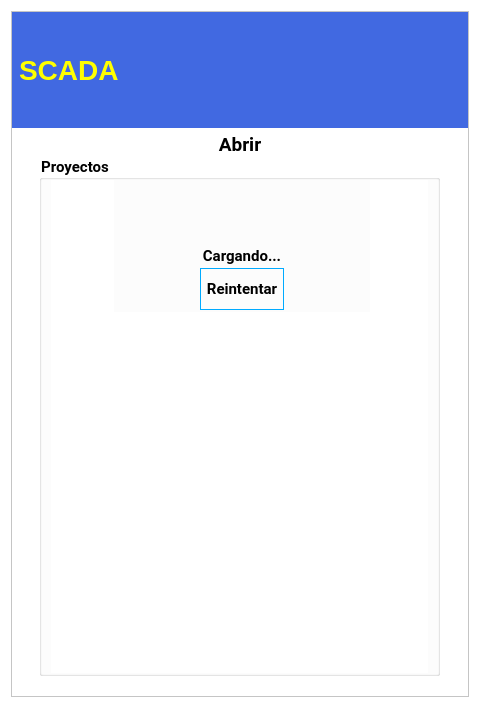
<?xml version="1.0" encoding="UTF-8"?>
<ui version="4.0">
 <class>AbrirModal</class>
 <widget class="QWidget" name="AbrirModal">
  <property name="windowModality">
   <enum>Qt::WindowModal</enum>
  </property>
  <property name="geometry">
   <rect>
    <x>0</x>
    <y>0</y>
    <width>480</width>
    <height>704</height>
   </rect>
  </property>
  <property name="sizePolicy">
   <sizepolicy hsizetype="Preferred" vsizetype="Maximum">
    <horstretch>0</horstretch>
    <verstretch>0</verstretch>
   </sizepolicy>
  </property>
  <property name="font">
   <font>
    <family>Noto Serif</family>
    <pointsize>11</pointsize>
    <weight>75</weight>
    <bold>true</bold>
   </font>
  </property>
  <property name="contextMenuPolicy">
   <enum>Qt::NoContextMenu</enum>
  </property>
  <property name="windowTitle">
   <string>Sistema SCADA</string>
  </property>
  <property name="windowIcon">
   <iconset>
    <normaloff>../../../../../.designer/if_16_1751363.ico</normaloff>../../../../../.designer/if_16_1751363.ico</iconset>
  </property>
  <property name="styleSheet">
   <string notr="true">background-color: rgb(255, 255, 255);</string>
  </property>
  <property name="inputMethodHints">
   <set>Qt::ImhSensitiveData</set>
  </property>
  <layout class="QVBoxLayout" name="verticalLayout">
   <item>
    <widget class="QFrame" name="MainFrame">
     <property name="minimumSize">
      <size>
       <width>360</width>
       <height>0</height>
      </size>
     </property>
     <property name="frameShape">
      <enum>QFrame::StyledPanel</enum>
     </property>
     <property name="frameShadow">
      <enum>QFrame::Raised</enum>
     </property>
     <layout class="QVBoxLayout" name="verticalLayout_2">
      <property name="spacing">
       <number>0</number>
      </property>
      <property name="leftMargin">
       <number>0</number>
      </property>
      <property name="topMargin">
       <number>0</number>
      </property>
      <property name="rightMargin">
       <number>0</number>
      </property>
      <property name="bottomMargin">
       <number>20</number>
      </property>
      <item>
       <widget class="QFrame" name="TitleFrame">
        <property name="maximumSize">
         <size>
          <width>16777215</width>
          <height>16777215</height>
         </size>
        </property>
        <property name="frameShape">
         <enum>QFrame::NoFrame</enum>
        </property>
        <property name="frameShadow">
         <enum>QFrame::Plain</enum>
        </property>
        <layout class="QGridLayout" name="gridLayout">
         <property name="leftMargin">
          <number>0</number>
         </property>
         <property name="topMargin">
          <number>0</number>
         </property>
         <property name="rightMargin">
          <number>0</number>
         </property>
         <property name="bottomMargin">
          <number>0</number>
         </property>
         <property name="spacing">
          <number>0</number>
         </property>
         <item row="0" column="0">
          <widget class="QLabel" name="lblUDB">
           <property name="sizePolicy">
            <sizepolicy hsizetype="Maximum" vsizetype="Maximum">
             <horstretch>0</horstretch>
             <verstretch>0</verstretch>
            </sizepolicy>
           </property>
           <property name="minimumSize">
            <size>
             <width>0</width>
             <height>116</height>
            </size>
           </property>
           <property name="maximumSize">
            <size>
             <width>16777215</width>
             <height>116</height>
            </size>
           </property>
           <property name="styleSheet">
            <string notr="true">background-color: rgb(65, 105, 225);
margin:0px;</string>
           </property>
           <property name="frameShape">
            <enum>QFrame::NoFrame</enum>
           </property>
           <property name="text">
            <string/>
           </property>
           <property name="pixmap">
            <pixmap resource="../../resources/resources.qrc">:/source/img/logo.png</pixmap>
           </property>
           <property name="alignment">
            <set>Qt::AlignRight|Qt::AlignTrailing|Qt::AlignVCenter</set>
           </property>
          </widget>
         </item>
         <item row="0" column="1">
          <widget class="QLabel" name="lblSCADA">
           <property name="sizePolicy">
            <sizepolicy hsizetype="Minimum" vsizetype="Maximum">
             <horstretch>0</horstretch>
             <verstretch>0</verstretch>
            </sizepolicy>
           </property>
           <property name="minimumSize">
            <size>
             <width>300</width>
             <height>116</height>
            </size>
           </property>
           <property name="maximumSize">
            <size>
             <width>16777215</width>
             <height>116</height>
            </size>
           </property>
           <property name="font">
            <font>
             <pointsize>21</pointsize>
             <weight>75</weight>
             <bold>true</bold>
            </font>
           </property>
           <property name="autoFillBackground">
            <bool>false</bool>
           </property>
           <property name="styleSheet">
            <string notr="true">color: rgb(255, 255, 0);background-color: rgb(65, 105, 225);
margin:0px;</string>
           </property>
           <property name="text">
            <string>SCADA</string>
           </property>
          </widget>
         </item>
         <item row="0" column="2">
          <widget class="QFrame" name="ExitFrame">
           <property name="sizePolicy">
            <sizepolicy hsizetype="Maximum" vsizetype="Minimum">
             <horstretch>0</horstretch>
             <verstretch>0</verstretch>
            </sizepolicy>
           </property>
           <property name="minimumSize">
            <size>
             <width>0</width>
             <height>116</height>
            </size>
           </property>
           <property name="maximumSize">
            <size>
             <width>16777215</width>
             <height>116</height>
            </size>
           </property>
           <property name="styleSheet">
            <string notr="true">background-color: rgb(65, 105, 225);</string>
           </property>
           <property name="frameShape">
            <enum>QFrame::NoFrame</enum>
           </property>
           <property name="frameShadow">
            <enum>QFrame::Plain</enum>
           </property>
           <property name="lineWidth">
            <number>0</number>
           </property>
           <layout class="QGridLayout" name="gridLayout_4">
            <property name="leftMargin">
             <number>0</number>
            </property>
            <property name="topMargin">
             <number>0</number>
            </property>
            <property name="rightMargin">
             <number>0</number>
            </property>
            <property name="bottomMargin">
             <number>0</number>
            </property>
            <property name="spacing">
             <number>0</number>
            </property>
            <item row="0" column="1">
             <widget class="QPushButton" name="btnExit">
              <property name="sizePolicy">
               <sizepolicy hsizetype="Maximum" vsizetype="Maximum">
                <horstretch>0</horstretch>
                <verstretch>0</verstretch>
               </sizepolicy>
              </property>
              <property name="maximumSize">
               <size>
                <width>32</width>
                <height>32</height>
               </size>
              </property>
              <property name="layoutDirection">
               <enum>Qt::RightToLeft</enum>
              </property>
              <property name="text">
               <string/>
              </property>
              <property name="icon">
               <iconset resource="../../resources/resources.qrc">
                <normaloff>:/source/img/Cancelar.png</normaloff>:/source/img/Cancelar.png</iconset>
              </property>
              <property name="iconSize">
               <size>
                <width>24</width>
                <height>24</height>
               </size>
              </property>
              <property name="flat">
               <bool>true</bool>
              </property>
             </widget>
            </item>
            <item row="0" column="0" rowspan="2">
             <widget class="QLabel" name="lblIIE">
              <property name="sizePolicy">
               <sizepolicy hsizetype="Maximum" vsizetype="Preferred">
                <horstretch>0</horstretch>
                <verstretch>0</verstretch>
               </sizepolicy>
              </property>
              <property name="maximumSize">
               <size>
                <width>16777215</width>
                <height>116</height>
               </size>
              </property>
              <property name="styleSheet">
               <string notr="true">background-color: rgb(65, 105, 225);
margin:0px;</string>
              </property>
              <property name="text">
               <string/>
              </property>
              <property name="pixmap">
               <pixmap resource="../../resources/resources.qrc">:/source/img/iiie.png</pixmap>
              </property>
              <property name="scaledContents">
               <bool>false</bool>
              </property>
              <property name="alignment">
               <set>Qt::AlignCenter</set>
              </property>
             </widget>
            </item>
           </layout>
          </widget>
         </item>
        </layout>
       </widget>
      </item>
      <item>
       <widget class="QLabel" name="lblTitle">
        <property name="sizePolicy">
         <sizepolicy hsizetype="Minimum" vsizetype="Maximum">
          <horstretch>0</horstretch>
          <verstretch>0</verstretch>
         </sizepolicy>
        </property>
        <property name="maximumSize">
         <size>
          <width>16777215</width>
          <height>51</height>
         </size>
        </property>
        <property name="font">
         <font>
          <family>Roboto</family>
          <pointsize>14</pointsize>
          <weight>75</weight>
          <bold>true</bold>
         </font>
        </property>
        <property name="styleSheet">
         <string notr="true">margin-top:5px;</string>
        </property>
        <property name="text">
         <string>Abrir</string>
        </property>
        <property name="alignment">
         <set>Qt::AlignCenter</set>
        </property>
       </widget>
      </item>
      <item alignment="Qt::AlignHCenter">
       <widget class="QGroupBox" name="ContentBox">
        <property name="sizePolicy">
         <sizepolicy hsizetype="Preferred" vsizetype="Minimum">
          <horstretch>0</horstretch>
          <verstretch>0</verstretch>
         </sizepolicy>
        </property>
        <property name="minimumSize">
         <size>
          <width>401</width>
          <height>520</height>
         </size>
        </property>
        <property name="font">
         <font>
          <family>Roboto</family>
          <pointsize>11</pointsize>
          <weight>75</weight>
          <bold>true</bold>
         </font>
        </property>
        <property name="styleSheet">
         <string notr="true">background-color: rgb(255, 255, 255);</string>
        </property>
        <property name="title">
         <string>Proyectos</string>
        </property>
        <property name="alignment">
         <set>Qt::AlignBottom|Qt::AlignLeading|Qt::AlignLeft</set>
        </property>
        <property name="flat">
         <bool>true</bool>
        </property>
        <layout class="QVBoxLayout" name="verticalLayout_3">
         <property name="spacing">
          <number>0</number>
         </property>
         <property name="leftMargin">
          <number>0</number>
         </property>
         <property name="topMargin">
          <number>0</number>
         </property>
         <property name="rightMargin">
          <number>0</number>
         </property>
         <property name="bottomMargin">
          <number>0</number>
         </property>
         <item alignment="Qt::AlignHCenter">
          <widget class="QScrollArea" name="ContentScroll">
           <property name="frameShape">
            <enum>QFrame::NoFrame</enum>
           </property>
           <property name="lineWidth">
            <number>0</number>
           </property>
           <property name="horizontalScrollBarPolicy">
            <enum>Qt::ScrollBarAlwaysOff</enum>
           </property>
           <property name="widgetResizable">
            <bool>false</bool>
           </property>
           <widget class="QWidget" name="ContainerScroll">
            <property name="geometry">
             <rect>
              <x>0</x>
              <y>0</y>
              <width>377</width>
              <height>490</height>
             </rect>
            </property>
            <property name="minimumSize">
             <size>
              <width>0</width>
              <height>490</height>
             </size>
            </property>
            <layout class="QVBoxLayout" name="LayoutScroll">
             <property name="spacing">
              <number>5</number>
             </property>
             <property name="leftMargin">
              <number>9</number>
             </property>
             <property name="topMargin">
              <number>0</number>
             </property>
             <property name="rightMargin">
              <number>4</number>
             </property>
             <property name="bottomMargin">
              <number>5</number>
             </property>
             <item alignment="Qt::AlignHCenter|Qt::AlignTop">
              <widget class="QFrame" name="UtilsFrame">
               <property name="minimumSize">
                <size>
                 <width>256</width>
                 <height>132</height>
                </size>
               </property>
               <property name="maximumSize">
                <size>
                 <width>128</width>
                 <height>128</height>
                </size>
               </property>
               <property name="styleSheet">
                <string notr="true">background-color: rgb(252, 252, 252);</string>
               </property>
               <property name="frameShape">
                <enum>QFrame::NoFrame</enum>
               </property>
               <property name="frameShadow">
                <enum>QFrame::Plain</enum>
               </property>
               <property name="lineWidth">
                <number>0</number>
               </property>
               <layout class="QVBoxLayout" name="utilsLayout">
                <property name="spacing">
                 <number>0</number>
                </property>
                <property name="leftMargin">
                 <number>0</number>
                </property>
                <property name="topMargin">
                 <number>0</number>
                </property>
                <property name="rightMargin">
                 <number>0</number>
                </property>
                <property name="bottomMargin">
                 <number>0</number>
                </property>
                <item alignment="Qt::AlignHCenter">
                 <widget class="QLabel" name="Status">
                  <property name="maximumSize">
                   <size>
                    <width>64</width>
                    <height>64</height>
                   </size>
                  </property>
                  <property name="text">
                   <string/>
                  </property>
                  <property name="pixmap">
                   <pixmap resource="../../resources/resources.qrc">:/source/img/Cargando.gif</pixmap>
                  </property>
                  <property name="scaledContents">
                   <bool>true</bool>
                  </property>
                 </widget>
                </item>
                <item>
                 <widget class="QLabel" name="lblStatus">
                  <property name="maximumSize">
                   <size>
                    <width>16777215</width>
                    <height>24</height>
                   </size>
                  </property>
                  <property name="font">
                   <font>
                    <family>Roboto</family>
                    <pointsize>11</pointsize>
                    <weight>75</weight>
                    <bold>true</bold>
                   </font>
                  </property>
                  <property name="text">
                   <string>Cargando...</string>
                  </property>
                  <property name="alignment">
                   <set>Qt::AlignCenter</set>
                  </property>
                 </widget>
                </item>
                <item alignment="Qt::AlignHCenter">
                 <widget class="QPushButton" name="btnReload">
                  <property name="minimumSize">
                   <size>
                    <width>0</width>
                    <height>16</height>
                   </size>
                  </property>
                  <property name="maximumSize">
                   <size>
                    <width>132</width>
                    <height>42</height>
                   </size>
                  </property>
                  <property name="font">
                   <font>
                    <family>Roboto</family>
                    <pointsize>11</pointsize>
                    <weight>75</weight>
                    <bold>true</bold>
                   </font>
                  </property>
                  <property name="styleSheet">
                   <string notr="true">border: 1px solid rgb(0, 170, 255);padding:5px;</string>
                  </property>
                  <property name="text">
                   <string>Reintentar</string>
                  </property>
                  <property name="icon">
                   <iconset resource="../../resources/resources.qrc">
                    <normaloff>:/source/img/retry.png</normaloff>:/source/img/retry.png</iconset>
                  </property>
                  <property name="iconSize">
                   <size>
                    <width>24</width>
                    <height>24</height>
                   </size>
                  </property>
                  <property name="flat">
                   <bool>true</bool>
                  </property>
                 </widget>
                </item>
               </layout>
              </widget>
             </item>
            </layout>
           </widget>
          </widget>
         </item>
        </layout>
       </widget>
      </item>
     </layout>
    </widget>
   </item>
  </layout>
 </widget>
 <resources>
  <include location="../../resources/resources.qrc"/>
  <include location="../../resources/resources.qrc"/>
  <include location="../../resources/resources.qrc"/>
 </resources>
 <connections/>
</ui>
